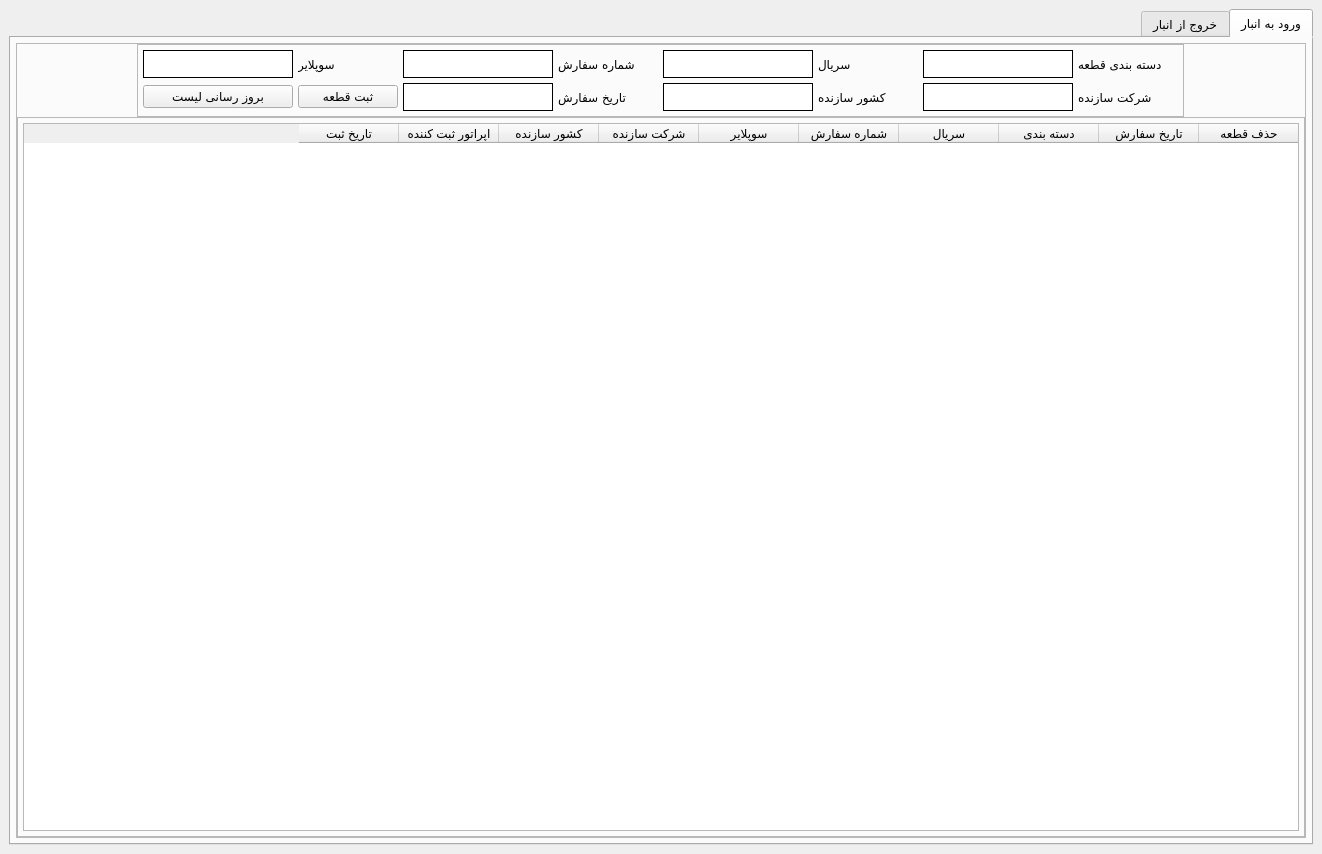
<?xml version="1.0" encoding="UTF-8"?>
<ui version="4.0">
 <class>WarehousePage</class>
 <widget class="QMainWindow" name="WarehousePage">
  <property name="geometry">
   <rect>
    <x>0</x>
    <y>0</y>
    <width>1322</width>
    <height>854</height>
   </rect>
  </property>
  <property name="windowTitle">
   <string>MainWindow</string>
  </property>
  <widget class="QWidget" name="centralwidget">
   <layout class="QVBoxLayout" name="verticalLayout">
    <item>
     <widget class="QTabWidget" name="tabWidget">
      <property name="font">
       <font>
        <family>IRANSansWeb(FaNum)</family>
       </font>
      </property>
      <property name="layoutDirection">
       <enum>Qt::RightToLeft</enum>
      </property>
      <property name="currentIndex">
       <number>0</number>
      </property>
      <widget class="QWidget" name="warehouseIn">
       <property name="layoutDirection">
        <enum>Qt::RightToLeft</enum>
       </property>
       <attribute name="title">
        <string>ورود به انبار</string>
       </attribute>
       <layout class="QHBoxLayout" name="horizontalLayout">
        <property name="spacing">
         <number>0</number>
        </property>
        <property name="leftMargin">
         <number>5</number>
        </property>
        <property name="topMargin">
         <number>5</number>
        </property>
        <property name="rightMargin">
         <number>5</number>
        </property>
        <property name="bottomMargin">
         <number>5</number>
        </property>
        <item>
         <widget class="QFrame" name="frame">
          <property name="frameShape">
           <enum>QFrame::StyledPanel</enum>
          </property>
          <property name="frameShadow">
           <enum>QFrame::Raised</enum>
          </property>
          <layout class="QVBoxLayout" name="verticalLayout_2">
           <property name="spacing">
            <number>0</number>
           </property>
           <property name="leftMargin">
            <number>0</number>
           </property>
           <property name="topMargin">
            <number>0</number>
           </property>
           <property name="rightMargin">
            <number>0</number>
           </property>
           <property name="bottomMargin">
            <number>0</number>
           </property>
           <item alignment="Qt::AlignHCenter|Qt::AlignVCenter">
            <widget class="QFrame" name="input_Properties">
             <property name="frameShape">
              <enum>QFrame::StyledPanel</enum>
             </property>
             <property name="frameShadow">
              <enum>QFrame::Raised</enum>
             </property>
             <layout class="QGridLayout" name="gridLayout">
              <property name="leftMargin">
               <number>5</number>
              </property>
              <property name="topMargin">
               <number>5</number>
              </property>
              <property name="rightMargin">
               <number>5</number>
              </property>
              <property name="bottomMargin">
               <number>5</number>
              </property>
              <property name="spacing">
               <number>5</number>
              </property>
              <item row="2" column="45">
               <widget class="QPushButton" name="addPartBtn">
                <property name="font">
                 <font>
                  <family>IRANSansWeb(FaNum)</family>
                 </font>
                </property>
                <property name="text">
                 <string>ثبت قطعه</string>
                </property>
               </widget>
              </item>
              <item row="0" column="45">
               <widget class="QLabel" name="label_14">
                <property name="minimumSize">
                 <size>
                  <width>100</width>
                  <height>0</height>
                 </size>
                </property>
                <property name="font">
                 <font>
                  <family>IRANSansWeb(FaNum)</family>
                 </font>
                </property>
                <property name="layoutDirection">
                 <enum>Qt::RightToLeft</enum>
                </property>
                <property name="locale">
                 <locale language="Persian" country="Iran"/>
                </property>
                <property name="text">
                 <string>سوپلایر</string>
                </property>
                <property name="alignment">
                 <set>Qt::AlignRight|Qt::AlignTrailing|Qt::AlignVCenter</set>
                </property>
               </widget>
              </item>
              <item row="2" column="37">
               <widget class="QLineEdit" name="partCompany">
                <property name="enabled">
                 <bool>true</bool>
                </property>
                <property name="sizePolicy">
                 <sizepolicy hsizetype="Fixed" vsizetype="Fixed">
                  <horstretch>0</horstretch>
                  <verstretch>0</verstretch>
                 </sizepolicy>
                </property>
                <property name="minimumSize">
                 <size>
                  <width>150</width>
                  <height>28</height>
                 </size>
                </property>
                <property name="maximumSize">
                 <size>
                  <width>16777215</width>
                  <height>28</height>
                 </size>
                </property>
                <property name="styleSheet">
                 <string notr="true">background-color: rgb(255, 255, 255);
border: 1px solid black;</string>
                </property>
               </widget>
              </item>
              <item row="0" column="36">
               <widget class="QLabel" name="label_17">
                <property name="minimumSize">
                 <size>
                  <width>100</width>
                  <height>0</height>
                 </size>
                </property>
                <property name="font">
                 <font>
                  <family>IRANSansWeb(FaNum)</family>
                 </font>
                </property>
                <property name="layoutDirection">
                 <enum>Qt::RightToLeft</enum>
                </property>
                <property name="locale">
                 <locale language="Persian" country="Iran"/>
                </property>
                <property name="text">
                 <string>دسته بندی قطعه</string>
                </property>
                <property name="alignment">
                 <set>Qt::AlignRight|Qt::AlignTrailing|Qt::AlignVCenter</set>
                </property>
               </widget>
              </item>
              <item row="2" column="42">
               <widget class="QLineEdit" name="date">
                <property name="enabled">
                 <bool>true</bool>
                </property>
                <property name="sizePolicy">
                 <sizepolicy hsizetype="Fixed" vsizetype="Fixed">
                  <horstretch>0</horstretch>
                  <verstretch>0</verstretch>
                 </sizepolicy>
                </property>
                <property name="minimumSize">
                 <size>
                  <width>150</width>
                  <height>28</height>
                 </size>
                </property>
                <property name="maximumSize">
                 <size>
                  <width>16777215</width>
                  <height>28</height>
                 </size>
                </property>
                <property name="styleSheet">
                 <string notr="true">background-color: rgb(255, 255, 255);
border: 1px solid black;</string>
                </property>
               </widget>
              </item>
              <item row="2" column="41">
               <widget class="QLabel" name="label_18">
                <property name="minimumSize">
                 <size>
                  <width>100</width>
                  <height>0</height>
                 </size>
                </property>
                <property name="font">
                 <font>
                  <family>IRANSansWeb(FaNum)</family>
                 </font>
                </property>
                <property name="layoutDirection">
                 <enum>Qt::RightToLeft</enum>
                </property>
                <property name="locale">
                 <locale language="Persian" country="Iran"/>
                </property>
                <property name="text">
                 <string>تاریخ سفارش</string>
                </property>
                <property name="alignment">
                 <set>Qt::AlignRight|Qt::AlignTrailing|Qt::AlignVCenter</set>
                </property>
               </widget>
              </item>
              <item row="0" column="37">
               <widget class="QLineEdit" name="partCategory">
                <property name="enabled">
                 <bool>true</bool>
                </property>
                <property name="sizePolicy">
                 <sizepolicy hsizetype="Fixed" vsizetype="Fixed">
                  <horstretch>0</horstretch>
                  <verstretch>0</verstretch>
                 </sizepolicy>
                </property>
                <property name="minimumSize">
                 <size>
                  <width>150</width>
                  <height>28</height>
                 </size>
                </property>
                <property name="maximumSize">
                 <size>
                  <width>16777215</width>
                  <height>28</height>
                 </size>
                </property>
                <property name="styleSheet">
                 <string notr="true">background-color: rgb(255, 255, 255);
border: 1px solid black;</string>
                </property>
               </widget>
              </item>
              <item row="0" column="46">
               <widget class="QLineEdit" name="partSupplier">
                <property name="enabled">
                 <bool>true</bool>
                </property>
                <property name="sizePolicy">
                 <sizepolicy hsizetype="Fixed" vsizetype="Fixed">
                  <horstretch>0</horstretch>
                  <verstretch>0</verstretch>
                 </sizepolicy>
                </property>
                <property name="minimumSize">
                 <size>
                  <width>150</width>
                  <height>28</height>
                 </size>
                </property>
                <property name="maximumSize">
                 <size>
                  <width>16777215</width>
                  <height>28</height>
                 </size>
                </property>
                <property name="styleSheet">
                 <string notr="true">background-color: rgb(255, 255, 255);
border: 1px solid black;</string>
                </property>
               </widget>
              </item>
              <item row="2" column="38">
               <widget class="QLabel" name="label_6">
                <property name="minimumSize">
                 <size>
                  <width>100</width>
                  <height>0</height>
                 </size>
                </property>
                <property name="font">
                 <font>
                  <family>IRANSansWeb(FaNum)</family>
                 </font>
                </property>
                <property name="layoutDirection">
                 <enum>Qt::RightToLeft</enum>
                </property>
                <property name="text">
                 <string>کشور سازنده</string>
                </property>
                <property name="alignment">
                 <set>Qt::AlignRight|Qt::AlignTrailing|Qt::AlignVCenter</set>
                </property>
               </widget>
              </item>
              <item row="2" column="36">
               <widget class="QLabel" name="label_7">
                <property name="minimumSize">
                 <size>
                  <width>100</width>
                  <height>0</height>
                 </size>
                </property>
                <property name="font">
                 <font>
                  <family>IRANSansWeb(FaNum)</family>
                 </font>
                </property>
                <property name="layoutDirection">
                 <enum>Qt::RightToLeft</enum>
                </property>
                <property name="text">
                 <string>شرکت سازنده</string>
                </property>
                <property name="alignment">
                 <set>Qt::AlignRight|Qt::AlignTrailing|Qt::AlignVCenter</set>
                </property>
               </widget>
              </item>
              <item row="2" column="46">
               <widget class="QPushButton" name="refreshWarehouse">
                <property name="font">
                 <font>
                  <family>IRANSansWeb(FaNum)</family>
                 </font>
                </property>
                <property name="text">
                 <string>بروز رسانی لیست</string>
                </property>
               </widget>
              </item>
              <item row="2" column="39">
               <widget class="QLineEdit" name="partCountry">
                <property name="enabled">
                 <bool>true</bool>
                </property>
                <property name="sizePolicy">
                 <sizepolicy hsizetype="Fixed" vsizetype="Fixed">
                  <horstretch>0</horstretch>
                  <verstretch>0</verstretch>
                 </sizepolicy>
                </property>
                <property name="minimumSize">
                 <size>
                  <width>150</width>
                  <height>28</height>
                 </size>
                </property>
                <property name="maximumSize">
                 <size>
                  <width>16777215</width>
                  <height>28</height>
                 </size>
                </property>
                <property name="styleSheet">
                 <string notr="true">background-color: rgb(255, 255, 255);
border: 1px solid black;</string>
                </property>
               </widget>
              </item>
              <item row="0" column="38">
               <widget class="QLabel" name="label_19">
                <property name="minimumSize">
                 <size>
                  <width>100</width>
                  <height>0</height>
                 </size>
                </property>
                <property name="font">
                 <font>
                  <family>IRANSansWeb(FaNum)</family>
                 </font>
                </property>
                <property name="layoutDirection">
                 <enum>Qt::RightToLeft</enum>
                </property>
                <property name="locale">
                 <locale language="Persian" country="Iran"/>
                </property>
                <property name="text">
                 <string>سریال</string>
                </property>
                <property name="alignment">
                 <set>Qt::AlignRight|Qt::AlignTrailing|Qt::AlignVCenter</set>
                </property>
               </widget>
              </item>
              <item row="0" column="39">
               <widget class="QLineEdit" name="partSerial">
                <property name="enabled">
                 <bool>true</bool>
                </property>
                <property name="sizePolicy">
                 <sizepolicy hsizetype="Fixed" vsizetype="Fixed">
                  <horstretch>0</horstretch>
                  <verstretch>0</verstretch>
                 </sizepolicy>
                </property>
                <property name="minimumSize">
                 <size>
                  <width>150</width>
                  <height>28</height>
                 </size>
                </property>
                <property name="maximumSize">
                 <size>
                  <width>16777215</width>
                  <height>28</height>
                 </size>
                </property>
                <property name="styleSheet">
                 <string notr="true">background-color: rgb(255, 255, 255);
border: 1px solid black;</string>
                </property>
               </widget>
              </item>
              <item row="0" column="41">
               <widget class="QLabel" name="label_15">
                <property name="minimumSize">
                 <size>
                  <width>100</width>
                  <height>0</height>
                 </size>
                </property>
                <property name="font">
                 <font>
                  <family>IRANSansWeb(FaNum)</family>
                 </font>
                </property>
                <property name="layoutDirection">
                 <enum>Qt::RightToLeft</enum>
                </property>
                <property name="locale">
                 <locale language="Persian" country="Iran"/>
                </property>
                <property name="text">
                 <string>شماره سفارش</string>
                </property>
                <property name="alignment">
                 <set>Qt::AlignRight|Qt::AlignTrailing|Qt::AlignVCenter</set>
                </property>
               </widget>
              </item>
              <item row="0" column="42">
               <widget class="QLineEdit" name="orderId">
                <property name="enabled">
                 <bool>true</bool>
                </property>
                <property name="sizePolicy">
                 <sizepolicy hsizetype="Fixed" vsizetype="Fixed">
                  <horstretch>0</horstretch>
                  <verstretch>0</verstretch>
                 </sizepolicy>
                </property>
                <property name="minimumSize">
                 <size>
                  <width>150</width>
                  <height>28</height>
                 </size>
                </property>
                <property name="maximumSize">
                 <size>
                  <width>16777215</width>
                  <height>28</height>
                 </size>
                </property>
                <property name="styleSheet">
                 <string notr="true">background-color: rgb(255, 255, 255);
border: 1px solid black;</string>
                </property>
               </widget>
              </item>
             </layout>
            </widget>
           </item>
           <item>
            <widget class="QFrame" name="inputPartTable">
             <property name="frameShape">
              <enum>QFrame::StyledPanel</enum>
             </property>
             <property name="frameShadow">
              <enum>QFrame::Raised</enum>
             </property>
             <layout class="QHBoxLayout" name="horizontalLayout_2">
              <property name="spacing">
               <number>0</number>
              </property>
              <property name="leftMargin">
               <number>5</number>
              </property>
              <property name="topMargin">
               <number>5</number>
              </property>
              <property name="rightMargin">
               <number>5</number>
              </property>
              <property name="bottomMargin">
               <number>5</number>
              </property>
              <item>
               <widget class="QTableWidget" name="tableWidget">
                <column>
                 <property name="text">
                  <string>حذف قطعه</string>
                 </property>
                </column>
                <column>
                 <property name="text">
                  <string>تاریخ سفارش</string>
                 </property>
                </column>
                <column>
                 <property name="text">
                  <string>دسته بندی</string>
                 </property>
                </column>
                <column>
                 <property name="text">
                  <string>سریال</string>
                 </property>
                </column>
                <column>
                 <property name="text">
                  <string>شماره سفارش</string>
                 </property>
                </column>
                <column>
                 <property name="text">
                  <string>سوپلایر</string>
                 </property>
                </column>
                <column>
                 <property name="text">
                  <string>شرکت سازنده</string>
                 </property>
                </column>
                <column>
                 <property name="text">
                  <string>کشور سازنده</string>
                 </property>
                </column>
                <column>
                 <property name="text">
                  <string>اپراتور ثبت کننده</string>
                 </property>
                </column>
                <column>
                 <property name="text">
                  <string>تاریخ ثبت</string>
                 </property>
                </column>
               </widget>
              </item>
             </layout>
            </widget>
           </item>
          </layout>
         </widget>
        </item>
       </layout>
      </widget>
      <widget class="QWidget" name="warehouseOut">
       <attribute name="title">
        <string>خروج از انبار</string>
       </attribute>
       <layout class="QHBoxLayout" name="horizontalLayout_3">
        <property name="spacing">
         <number>0</number>
        </property>
        <property name="leftMargin">
         <number>5</number>
        </property>
        <property name="topMargin">
         <number>5</number>
        </property>
        <property name="rightMargin">
         <number>5</number>
        </property>
        <property name="bottomMargin">
         <number>5</number>
        </property>
        <item>
         <widget class="QFrame" name="frame_3">
          <property name="frameShape">
           <enum>QFrame::StyledPanel</enum>
          </property>
          <property name="frameShadow">
           <enum>QFrame::Raised</enum>
          </property>
          <layout class="QVBoxLayout" name="verticalLayout_3">
           <property name="spacing">
            <number>0</number>
           </property>
           <property name="leftMargin">
            <number>0</number>
           </property>
           <property name="topMargin">
            <number>0</number>
           </property>
           <property name="rightMargin">
            <number>0</number>
           </property>
           <property name="bottomMargin">
            <number>0</number>
           </property>
           <item alignment="Qt::AlignHCenter|Qt::AlignVCenter">
            <widget class="QFrame" name="output_Properties">
             <property name="frameShape">
              <enum>QFrame::StyledPanel</enum>
             </property>
             <property name="frameShadow">
              <enum>QFrame::Raised</enum>
             </property>
             <layout class="QHBoxLayout" name="horizontalLayout_4">
              <property name="spacing">
               <number>5</number>
              </property>
              <property name="leftMargin">
               <number>5</number>
              </property>
              <property name="topMargin">
               <number>5</number>
              </property>
              <property name="rightMargin">
               <number>5</number>
              </property>
              <property name="bottomMargin">
               <number>5</number>
              </property>
              <item>
               <widget class="QLabel" name="label_20">
                <property name="minimumSize">
                 <size>
                  <width>0</width>
                  <height>0</height>
                 </size>
                </property>
                <property name="maximumSize">
                 <size>
                  <width>50</width>
                  <height>16777215</height>
                 </size>
                </property>
                <property name="font">
                 <font>
                  <family>IRANSansWeb(FaNum)</family>
                 </font>
                </property>
                <property name="layoutDirection">
                 <enum>Qt::RightToLeft</enum>
                </property>
                <property name="locale">
                 <locale language="Persian" country="Iran"/>
                </property>
                <property name="text">
                 <string>سریال</string>
                </property>
                <property name="alignment">
                 <set>Qt::AlignRight|Qt::AlignTrailing|Qt::AlignVCenter</set>
                </property>
               </widget>
              </item>
              <item>
               <widget class="QLineEdit" name="exitPartSerial">
                <property name="enabled">
                 <bool>true</bool>
                </property>
                <property name="sizePolicy">
                 <sizepolicy hsizetype="Fixed" vsizetype="Fixed">
                  <horstretch>0</horstretch>
                  <verstretch>0</verstretch>
                 </sizepolicy>
                </property>
                <property name="minimumSize">
                 <size>
                  <width>200</width>
                  <height>28</height>
                 </size>
                </property>
                <property name="maximumSize">
                 <size>
                  <width>16777215</width>
                  <height>28</height>
                 </size>
                </property>
                <property name="styleSheet">
                 <string notr="true">background-color: rgb(255, 255, 255);
border: 1px solid black;</string>
                </property>
               </widget>
              </item>
              <item>
               <widget class="QLabel" name="label">
                <property name="minimumSize">
                 <size>
                  <width>100</width>
                  <height>0</height>
                 </size>
                </property>
                <property name="maximumSize">
                 <size>
                  <width>100</width>
                  <height>16777215</height>
                 </size>
                </property>
                <property name="font">
                 <font>
                  <family>IRANSansWeb(FaNum)</family>
                 </font>
                </property>
                <property name="text">
                 <string>نوع قطعه</string>
                </property>
                <property name="alignment">
                 <set>Qt::AlignRight|Qt::AlignTrailing|Qt::AlignVCenter</set>
                </property>
               </widget>
              </item>
              <item>
               <widget class="QLabel" name="exitPartName">
                <property name="minimumSize">
                 <size>
                  <width>200</width>
                  <height>28</height>
                 </size>
                </property>
                <property name="maximumSize">
                 <size>
                  <width>200</width>
                  <height>28</height>
                 </size>
                </property>
                <property name="styleSheet">
                 <string notr="true">background-color: rgb(240, 240, 240);
border: 1px solid black;</string>
                </property>
                <property name="text">
                 <string/>
                </property>
               </widget>
              </item>
              <item>
               <widget class="QPushButton" name="exitPartBtn">
                <property name="minimumSize">
                 <size>
                  <width>150</width>
                  <height>0</height>
                 </size>
                </property>
                <property name="maximumSize">
                 <size>
                  <width>150</width>
                  <height>16777215</height>
                 </size>
                </property>
                <property name="font">
                 <font>
                  <family>IRANSansWeb(FaNum)</family>
                 </font>
                </property>
                <property name="text">
                 <string>خروج از انبار</string>
                </property>
               </widget>
              </item>
              <item>
               <widget class="QPushButton" name="refreshDailyWarehouse">
                <property name="text">
                 <string>بروز رسانی لیست</string>
                </property>
               </widget>
              </item>
             </layout>
            </widget>
           </item>
           <item>
            <widget class="QFrame" name="outputPartTable">
             <property name="maximumSize">
              <size>
               <width>16777215</width>
               <height>16777215</height>
              </size>
             </property>
             <property name="frameShape">
              <enum>QFrame::StyledPanel</enum>
             </property>
             <property name="frameShadow">
              <enum>QFrame::Raised</enum>
             </property>
             <layout class="QHBoxLayout" name="horizontalLayout_5">
              <property name="spacing">
               <number>0</number>
              </property>
              <property name="leftMargin">
               <number>5</number>
              </property>
              <property name="topMargin">
               <number>5</number>
              </property>
              <property name="rightMargin">
               <number>5</number>
              </property>
              <property name="bottomMargin">
               <number>5</number>
              </property>
              <item>
               <widget class="QTableWidget" name="tableWidget_2">
                <column>
                 <property name="text">
                  <string>حذف قطعه</string>
                 </property>
                </column>
                <column>
                 <property name="text">
                  <string>تاریخ سفارش</string>
                 </property>
                </column>
                <column>
                 <property name="text">
                  <string>دسته بندی</string>
                 </property>
                </column>
                <column>
                 <property name="text">
                  <string>سریال</string>
                 </property>
                </column>
                <column>
                 <property name="text">
                  <string>شماره سفارش</string>
                 </property>
                </column>
                <column>
                 <property name="text">
                  <string>سوپلایر</string>
                 </property>
                </column>
                <column>
                 <property name="text">
                  <string>شرکت سازنده</string>
                 </property>
                </column>
                <column>
                 <property name="text">
                  <string>کشور سازنده</string>
                 </property>
                </column>
                <column>
                 <property name="text">
                  <string>اپراتور ثبت کننده</string>
                 </property>
                </column>
                <column>
                 <property name="text">
                  <string>تاریخ ثبت</string>
                 </property>
                </column>
               </widget>
              </item>
             </layout>
            </widget>
           </item>
          </layout>
         </widget>
        </item>
       </layout>
      </widget>
     </widget>
    </item>
   </layout>
  </widget>
 </widget>
 <tabstops>
  <tabstop>partCategory</tabstop>
  <tabstop>partSerial</tabstop>
  <tabstop>orderId</tabstop>
  <tabstop>partSupplier</tabstop>
  <tabstop>partCompany</tabstop>
  <tabstop>partCountry</tabstop>
  <tabstop>date</tabstop>
  <tabstop>addPartBtn</tabstop>
  <tabstop>refreshWarehouse</tabstop>
  <tabstop>tableWidget</tabstop>
  <tabstop>tabWidget</tabstop>
  <tabstop>exitPartSerial</tabstop>
  <tabstop>exitPartBtn</tabstop>
  <tabstop>refreshDailyWarehouse</tabstop>
  <tabstop>tableWidget_2</tabstop>
 </tabstops>
 <resources/>
 <connections/>
</ui>
